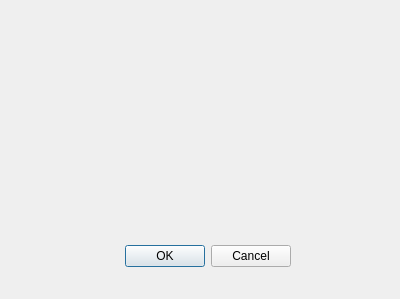
<?xml version="1.0" encoding="UTF-8"?>
<ui version="4.0">
 <class>Dialog</class>
 <widget class="QDialog" name="Dialog">
  <property name="geometry">
   <rect>
    <x>0</x>
    <y>0</y>
    <width>400</width>
    <height>299</height>
   </rect>
  </property>
  <property name="windowTitle">
   <string>Dialog</string>
  </property>
  <widget class="QDialogButtonBox" name="buttonBox">
   <property name="geometry">
    <rect>
     <x>-50</x>
     <y>240</y>
     <width>341</width>
     <height>32</height>
    </rect>
   </property>
   <property name="orientation">
    <enum>Qt::Horizontal</enum>
   </property>
   <property name="standardButtons">
    <set>QDialogButtonBox::Cancel|QDialogButtonBox::Ok</set>
   </property>
  </widget>
 </widget>
 <resources/>
 <connections>
  <connection>
   <sender>buttonBox</sender>
   <signal>accepted()</signal>
   <receiver>Dialog</receiver>
   <slot>accept()</slot>
   <hints>
    <hint type="sourcelabel">
     <x>248</x>
     <y>254</y>
    </hint>
    <hint type="destinationlabel">
     <x>157</x>
     <y>274</y>
    </hint>
   </hints>
  </connection>
  <connection>
   <sender>buttonBox</sender>
   <signal>rejected()</signal>
   <receiver>Dialog</receiver>
   <slot>reject()</slot>
   <hints>
    <hint type="sourcelabel">
     <x>316</x>
     <y>260</y>
    </hint>
    <hint type="destinationlabel">
     <x>286</x>
     <y>274</y>
    </hint>
   </hints>
  </connection>
 </connections>
</ui>
